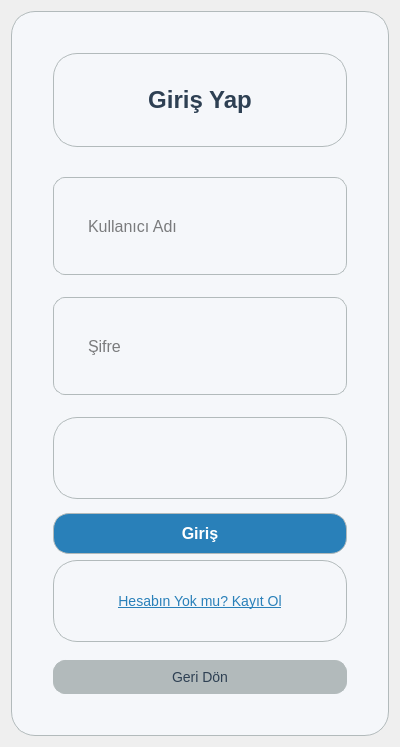
<?xml version="1.0" encoding="UTF-8"?>
<ui version="4.0">
 <class>LoginForm</class>
 <widget class="QWidget" name="LoginForm">
  <property name="geometry">
   <rect>
    <x>0</x>
    <y>0</y>
    <width>400</width>
    <height>500</height>
   </rect>
  </property>
  <property name="windowTitle">
   <string>Giriş Yap</string>
  </property>
  <layout class="QVBoxLayout" name="mainLayout">
   <item>
    <spacer name="topSpacer">
     <property name="orientation">
      <enum>Qt::Vertical</enum>
     </property>
     <property name="sizeHint" stdset="0">
      <size>
       <width>20</width>
       <height>40</height>
      </size>
     </property>
    </spacer>
   </item>
   <item>
    <widget class="QFrame" name="loginFrame">
     <property name="frameShape">
      <enum>QFrame::StyledPanel</enum>
     </property>
     <property name="styleSheet">
      <string>background-color: #F5F7FA; border-radius: 24px; border: 1px solid #B2BABB; padding: 32px;</string>
     </property>
     <layout class="QVBoxLayout" name="frameLayout">
      <item>
       <widget class="QLabel" name="loginTitleLabel">
        <property name="text">
         <string>Giriş Yap</string>
        </property>
        <property name="alignment">
         <set>Qt::AlignHCenter|Qt::AlignVCenter</set>
        </property>
        <property name="styleSheet">
         <string>font-size: 24px; font-weight: bold; color: #2E4053; margin-bottom: 24px;</string>
        </property>
       </widget>
      </item>
      <item>
       <widget class="QLineEdit" name="usernameLineEdit">
        <property name="placeholderText">
         <string>Kullanıcı Adı</string>
        </property>
        <property name="styleSheet">
         <string>padding-left: 32px; height: 32px; border-radius: 12px; border: 1px solid #B2BABB; font-size: 16px; margin-bottom: 16px;</string>
        </property>
       </widget>
      </item>
      <item>
       <widget class="QLineEdit" name="passwordLineEdit">
        <property name="placeholderText">
         <string>Şifre</string>
        </property>
        <property name="echoMode">
         <enum>QLineEdit::Password</enum>
        </property>
        <property name="styleSheet">
         <string>padding-left: 32px; height: 32px; border-radius: 12px; border: 1px solid #B2BABB; font-size: 16px; margin-bottom: 16px;</string>
        </property>
       </widget>
      </item>
      <item>
       <widget class="QLabel" name="errorLabel">
        <property name="text">
         <string></string>
        </property>
        <property name="styleSheet">
         <string>color: #E74C3C; font-size: 14px; margin-bottom: 8px;</string>
        </property>
        <property name="alignment">
         <set>Qt::AlignHCenter|Qt::AlignVCenter</set>
        </property>
       </widget>
      </item>
      <item>
       <widget class="QPushButton" name="loginButton">
        <property name="text">
         <string>Giriş</string>
        </property>
        <property name="styleSheet">
         <string>QPushButton { background-color: #2980B9; color: white; border-radius: 16px; padding: 10px 0; font-size: 16px; font-weight: bold; } QPushButton:hover { background-color: #1ABC9C; }</string>
        </property>
       </widget>
      </item>
      <item>
       <widget class="QPushButton" name="registerLinkButton">
        <property name="text">
         <string>Hesabın Yok mu? Kayıt Ol</string>
        </property>
        <property name="flat">
         <bool>true</bool>
        </property>
        <property name="styleSheet">
         <string>QPushButton { color: #2980B9; background: transparent; font-size: 14px; text-decoration: underline; } QPushButton:hover { color: #1ABC9C; }</string>
        </property>
       </widget>
      </item>
      <item>
       <widget class="QPushButton" name="backButton">
        <property name="text">
         <string>Geri Dön</string>
        </property>
        <property name="styleSheet">
         <string>QPushButton { background-color: #B2BABB; color: #2E4053; border-radius: 12px; padding: 8px 0; font-size: 14px; margin-top: 12px; } QPushButton:hover { background-color: #85929E; }</string>
        </property>
       </widget>
      </item>
     </layout>
    </widget>
   </item>
   <item>
    <spacer name="bottomSpacer">
     <property name="orientation">
      <enum>Qt::Vertical</enum>
     </property>
     <property name="sizeHint" stdset="0">
      <size>
       <width>20</width>
       <height>40</height>
      </size>
     </property>
    </spacer>
   </item>
  </layout>
 </widget>
 <resources/>
 <connections/>
</ui> 
